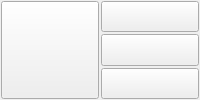
      <widget class="QWidget" name="page_64">
       <layout class="QGridLayout" name="gridLayout_67">
        <property name="margin">
         <number>1</number>
        </property>
        <property name="spacing">
         <number>2</number>
        </property>
        <item row="0" column="0">
         <layout class="QHBoxLayout" name="horizontalLayout_88">
          <item>
           <widget class="QPushButton" name="ui_16_Pane1BTN">
            <property name="sizePolicy">
             <sizepolicy hsizetype="Expanding" vsizetype="Expanding">
              <horstretch>0</horstretch>
              <verstretch>0</verstretch>
             </sizepolicy>
            </property>
            <property name="text">
             <string/>
            </property>
            <property name="view" stdset="0">
             <string>pane1</string>
            </property>
           </widget>
          </item>
         </layout>
        </item>
        <item row="0" column="1">
         <layout class="QVBoxLayout" name="verticalLayout_35">
          <item>
           <widget class="QPushButton" name="ui_16_Pane2BTN">
            <property name="sizePolicy">
             <sizepolicy hsizetype="Expanding" vsizetype="Expanding">
              <horstretch>0</horstretch>
              <verstretch>0</verstretch>
             </sizepolicy>
            </property>
            <property name="text">
             <string/>
            </property>
            <property name="view" stdset="0">
             <string>pane2</string>
            </property>
           </widget>
          </item>
          <item>
           <widget class="QPushButton" name="ui_16_Pane3BTN">
            <property name="sizePolicy">
             <sizepolicy hsizetype="Expanding" vsizetype="Expanding">
              <horstretch>0</horstretch>
              <verstretch>0</verstretch>
             </sizepolicy>
            </property>
            <property name="text">
             <string/>
            </property>
            <property name="view" stdset="0">
             <string>pane3</string>
            </property>
           </widget>
          </item>
          <item>
           <widget class="QPushButton" name="ui_16_Pane4BTN">
            <property name="sizePolicy">
             <sizepolicy hsizetype="Expanding" vsizetype="Expanding">
              <horstretch>0</horstretch>
              <verstretch>0</verstretch>
             </sizepolicy>
            </property>
            <property name="text">
             <string/>
            </property>
            <property name="view" stdset="0">
             <string>pane4</string>
            </property>
           </widget>
          </item>
         </layout>
        </item>
       </layout>
      </widget>
